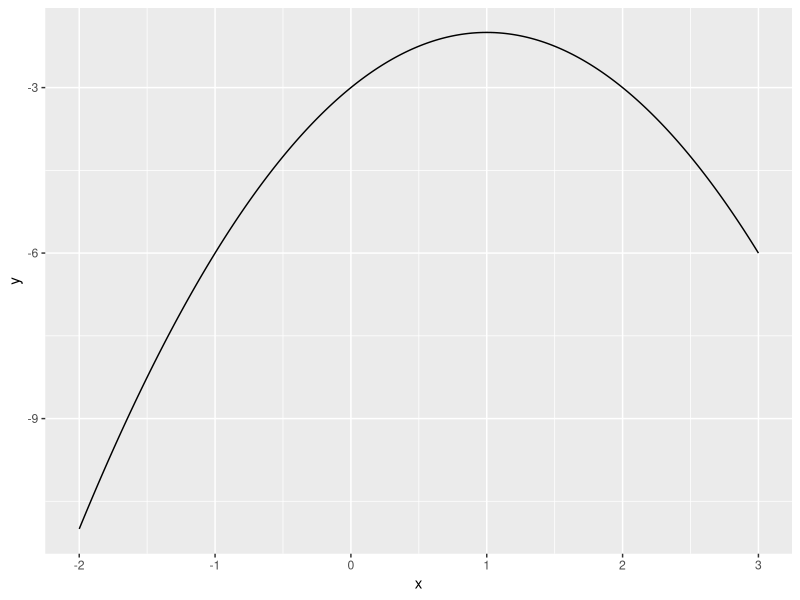

Reproduce this figure in R.
# Here we explore writing functions in R

# a very simple example:
# no input simply performs a task
hello_world <- function(){
  print("Hello, World!")
}

# with an argument:
hello_name <- function(name){
  print(sprintf("Hello %s",name))
}

# by default, functions return the value of the last line of code
# e.g.
complex_computation <- function(x){
  a <- 1
  b <- -2
  c <- 10
  y <- a*x
  y <- y*x
  y <- y + b*x
  y + c
}

# call the function
complex_computation(2) # prints an output

# what if we make the following change
complex_computation <- function(x){
  a <- 1
  b <- -2
  c <- 10
  y <- a*x
  y <- y*x
  y <- y + b*x
  y <- y + c
}

# call the function
complex_computation(2) # does not print an output
# but can make an assignment
y <- complex_computation(2)
print(y)

# remove the variable y from workspace
rm(y)

# an easier way is
complex_computation <- function(x){
  a <- 1
  b <- -2
  c <- 10
  y <- a*x^2 + b*x + c
  return(y)
}

# note the role of variables defined inside a function
complex_computation(3)

# note that we can evaluate this function at a vector
complex_computation(c(1,2,3))

# using default arguments
complex_computation <- function(x=0){
  a <- 1
  b <- -2
  c <- 10
  y <- a*x^2 + b*x + c
  return(y)
}

# call with no argument
complex_computation()

# now again with an argument
complex_computation(12)

# can have multiple arguments
complex_computation <- function(x,a,b,c){
  y <- a*x^2 + b*x + c
  return(y)
}

# call function 
complex_computation(2,1,0,0)


# default arguments are particularly helpful when you have parameters
complex_computation <- function(x,a=1,b=0,c=0){
  y <- a*x^2 + b*x + c
  return(y)
}

# example calls to the function 
complex_computation(0)
complex_computation(0,c=1)
complex_computation(0,1) # what is the difference? 
# here is an application
x <- seq(-2,3,by=0.01)
y <- complex_computation(x,a=-1,b=2,c=-3)
library(ggplot2)
ggplot(data=NULL,mapping=aes(x=x,y=y)) + geom_line()


# as an application of functions let's look at scores and rankings
# for example consider BMI = mass(kg)/height(m)^2
my_bmi <- function(mass,height){
  return(mass/height^2)
}

# to test this, we can simluate some data
height <- rnorm(1,1.74,0.18)
mass <- rnorm(1,60.2,12)
# then call the function
my_bmi(mass,height)
# what the heck is this rnorm thing? 
# use ?rnorm to find out

# here is a data frame of simluated data
mass_height_df <- data.frame(mass=rnorm(150,60.2,12),height=rnorm(150,1.74,0.18))

# then can use the function as
df_bmi <- my_bmi(mass_height_df$mass,mass_height_df$height)
# can compute the mean of this
mean(df_bmi)

# or can use some real data


# what we will see later is that it is very easy to apply a function
# like this to every row of a data frame and then record the result as a new column



